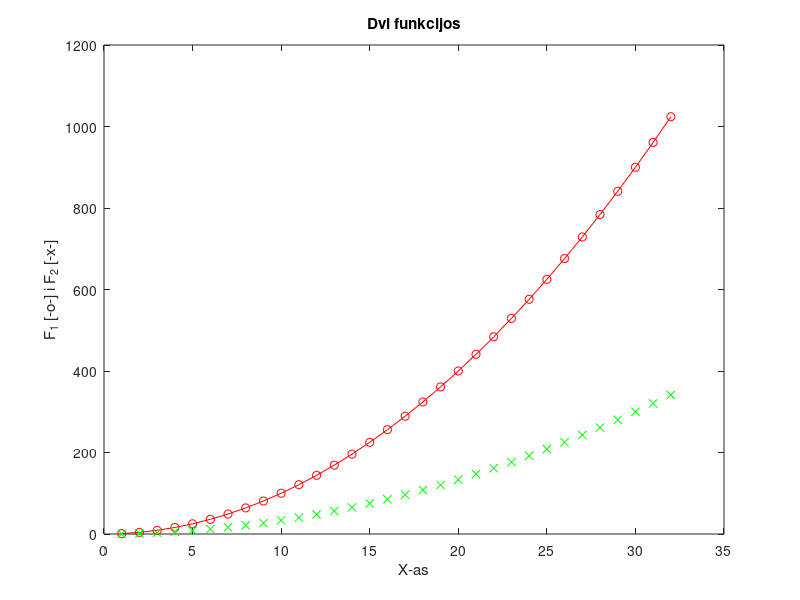

The MATLAB source for this figure:
% Name: Tunar
% Surname: Mammadov
% Group: KKSFU-24
% Date: 2026-09-24

clc; clear; close all;

%% Mandatory Task 
x = 1:32;
y = x.^2;

plot(x, y, 'o-r', x, y/3, 'xg')
title('Dvi funkcijos')
xlabel('X-as')
ylabel('F_1 [-o-] i F_2 [-x-]')

%% Complementary Task

N = 4;

v = (N+1) : 0.5 : (N+4);

A = [N   N+1 N+2;
     N+3 N+4 N+5;
     N+6 N+7 N+8];

a_elem = A(3, 2);

b_block = A(2:3, 1:2);

c_corners = A([1, 3], [1, 3]);

v_sub = v(1:3)';
A_concat = [A, v_sub];

disp(A);

disp(a_elem);

disp(b_block);

disp(c_corners);

disp(A_concat);
